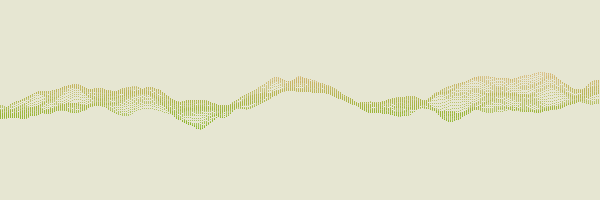
Frame 1 (no input)
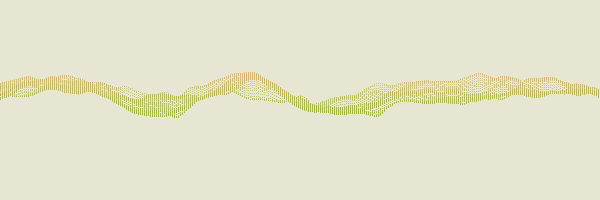
Frame 60 (the mouse pressed at the canvas centre just before this capture)
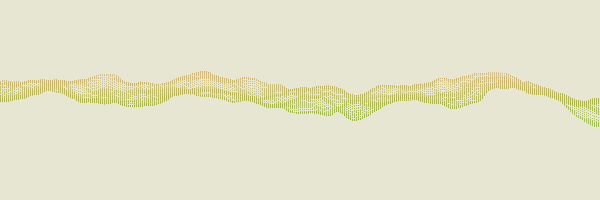
Frame 120 (the mouse held since frame 60 and released just before this capture)

The Processing sketch that drew these frames (run headless with seeded random() and noise(); from frame 60 on, the mouse is pressed at the canvas centre):

// Processing sketch: Perlin_Ribbon_original
// ── Perlin_Ribbon_original.pde
float noiseScale = 0.02f;

void setup(){
 size(600,200);
}

float n = 0.00f;
float d = 0.4f;

void draw() {
  n = n + d;
  background(230,230,210); 
  for (int y = 0; y<40; y++ ) {
   for(int x = 0; x<300; x++ ) { 
    float noiseVal = noise((n + x)*noiseScale, (-n + y)*noiseScale, y*noiseScale); 
    stroke(250 - (noiseVal*150),180,150 - (noiseVal*150)); 
    point(x*2,50 + noiseVal*100);
    } 
  }
} 
